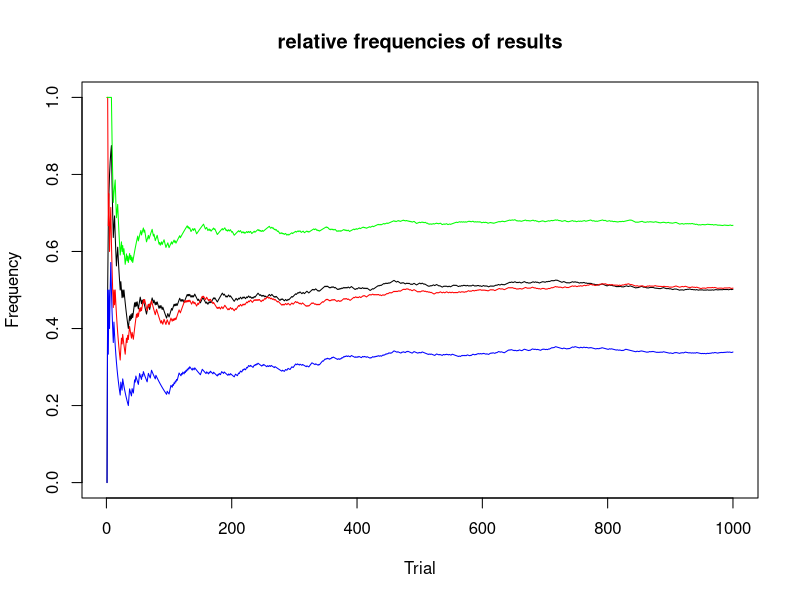

Recreate this plot in R.
#this part creates vectors to store wether a dice roll is in the set with a 1, or isn't with a 0
fb<-rep(0,1000)
fc<-rep(0,1000)
fbandc<-rep(0,1000)
fborc<-rep(0,1000)

#repeat this 1000 times, indexing by i
for(i in 1:1000){
  dice<-sample(1:6,1) #roll a dice (sample a number between 1 and 6)
  if(dice%%2==0){fb[i]<-1} #if even, put in B
  if(dice>3){fc[i]<-1} #if bigger than 3, put in C
  fbandc[i]<-fb[i]*fc[i] #if in both (both values are 1), put in intersection
  if(fb[i]+fc[i]>0){fborc[i]<-1} #if in either (sum>0 implies at least one is 1), put in union
}

#cumsum=adds all values up until threshold. Dividing by trial yields relative frequencies
plot(1:1000,cumsum(fb)/1:1000,type = "l", main = "relative frequencies of results", xlab = "Trial", ylab = "Frequency", ylim = c(0,1))
lines(1:1000,cumsum(fc)/1:1000,col="red")
lines(1:1000,cumsum(fbandc)/1:1000,col="blue")
lines(1:1000,cumsum(fborc)/1:1000,col="green")